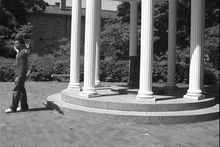
%> input picture Lista2/Exercicio 4/fg00009.bmp, 220 x 147 px, shrunk from 720 x 480 before the run
$ octave exercicio_4.m   (GNU Octave 9; MATLAB toolbox functions it lacks are replaced by stand-ins)
%> lines starting %> are read from the running program, lines starting %| are printed output that depends on the picture
% Lista 2 - Exercicio 4
% Visão Computacional

% Limpa o workspace e a tela
clear all;
close all;
clc;

% Carregando o pacote de processamento de imagem (necessário no Octave)
pkg load image;

% Lendo a imagem do diretório
disp('Lendo a imagem fg00009.bmp...');
img = imread('Lista2/Exercicio 4/fg00009.bmp');
%> img is the input picture: size 147x220 uint8; min 7, max 255, mean 113.3

% Se a imagem for colorida (RGB), converte para tons de cinza
if size(img, 3) == 3
    img = rgb2gray(img);
end
img = double(img);
%> img: size 147x220 double
img_processada3x3 = double(img);
img_processada9x9 = double(img);


[linhas, colunas] = size(img_processada3x3);
%> linhas = 147; colunas = 220
for i = 1:linhas
    for j = 1:colunas

        Media = 0;
        Medicoes = 0;
        for i2 = 1:3
            for j2 = 1:3
                if (i+i2) <= linhas && (j+j2) <= colunas && (i+i2) >= 0 && (j+j2) >= 0
                    Media = Media + img(i+i2, j+j2);
                    Medicoes = Medicoes + 1;
                end
            end
        end
        Media = Media / Medicoes;
        img_processada3x3(i, j) = Media;

    end
end
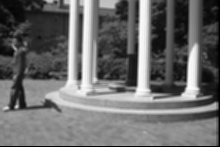
%> img_processada3x3: size 147x220 double; 1.13% of the values are NaN or infinite; the others: min 9.33, max 253.4, mean 113.4; drawn with min black, max white, NaN and infinite black


[linhas, colunas] = size(img_processada9x9);
for i = 1:linhas
    for j = 1:colunas

        Media = 0;
        Medicoes = 0;
        for i2 = 1:9
            for j2 = 1:9
                if (i+i2) <= linhas && (j+j2) <= colunas && (i+i2) >= 0 && (j+j2) >= 0
                    Media = Media + img(i+i2, j+j2);
                    Medicoes = Medicoes + 1;
                end
            end
        end
        Media = Media / Medicoes;
        img_processada9x9(i, j) = Media;

    end
end
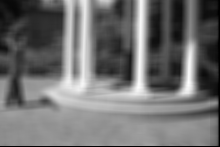
%> img_processada9x9: size 147x220 double; 1.13% of the values are NaN or infinite; the others: min 11, max 242.5, mean 113.9; drawn with min black, max white, NaN and infinite black


% Mostra as imagens na tela
figure;

subplot(1, 3, 1);
imshow(uint8(img));
title('Imagem Original');

subplot(1, 3, 2);
imshow(uint8(img_processada3x3));
title('Imagem Processada 3x3');

subplot(1, 3, 3);
imshow(uint8(img_processada9x9));
title('Imagem Processada 9x9');

% Mantém a janela aberta até que o usuário a feche
waitfor(gcf);
